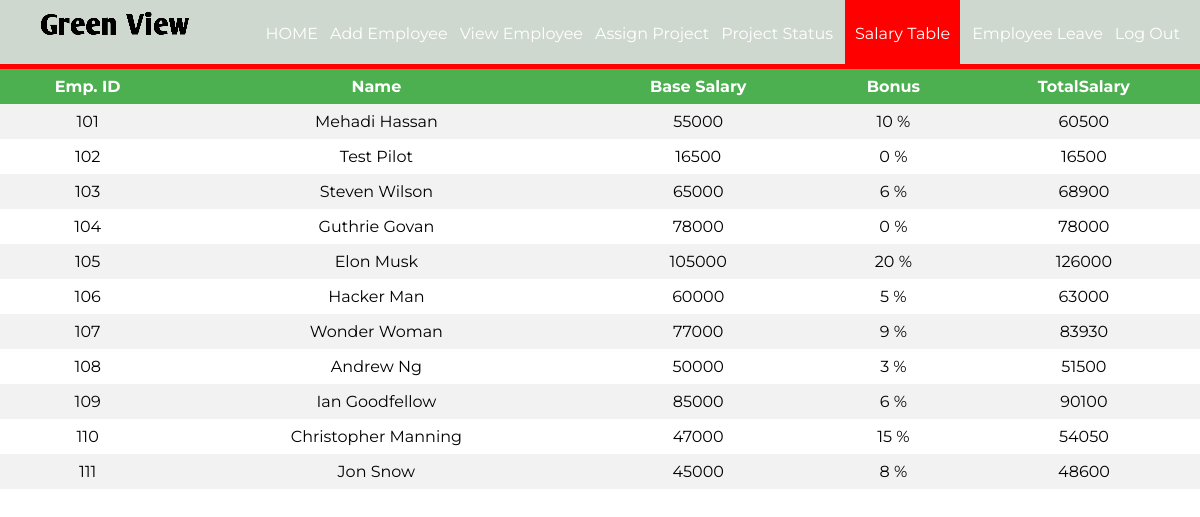
The app's page /salaryemp.php with its own data.
### tables this page shows
CREATE TABLE `salary` (
  `id` int(11) NOT NULL,
  `base` int(11) NOT NULL,
  `bonus` int(11) DEFAULT NULL,
  `total` int(11) DEFAULT NULL
);

CREATE TABLE `employee` (
  `id` int(11) NOT NULL,
  `firstName` varchar(100) NOT NULL,
  `lastName` varchar(100) NOT NULL,
  `email` varchar(100) NOT NULL,
  `password` text NOT NULL,
  `birthday` date NOT NULL,
  `gender` varchar(10) NOT NULL,
  `contact` varchar(20) NOT NULL,
  `nid` int(20) NOT NULL,
  `address` varchar(100) DEFAULT NULL,
  `dept` varchar(100) NOT NULL,
  `degree` varchar(100) NOT NULL,
  `pic` text NOT NULL
);

### salaryemp.php (the view, shortened to what this page needs)
<?php
require_once ('process/dbh.php');
$sql = "SELECT employee.id,employee.firstName,employee.lastName,salary.base,salary.bonus,salary.total from employee,`salary` where employee.id=salary.id";
$result = mysqli_query($conn, $sql);
?>
<html>
<head>
	<link rel="stylesheet" type="text/css" href="styleview.css">
</head>
<body>
	<header>
		<nav>
		<h1><img src="./assets/logo-img.png" alt="logo" srcset=""></h1>
			<ul id="navli">
				<li><a class="homeblack" href="aloginwel.php">HOME</a></li>
				<li><a class="homeblack" href="addemp.php">Add Employee</a></li>
				<li><a class="homeblack" href="viewemp.php">View Employee</a></li>
				<li><a class="homeblack" href="assign.php">Assign Project</a></li>
				<li><a class="homeblack" href="assignproject.php">Project Status</a></li>
				<li><a class="homered" href="salaryemp.php">Salary Table</a></li>
				<li><a class="homeblack" href="empleave.php">Employee Leave</a></li>
				<li><a class="homeblack" href="alogin.html">Log Out</a></li>
			</ul>
		</nav>
	</header>
	<div class="divider"></div>
	<table>
			<tr>
				<th align = "center">Emp. ID</th>
				<th align = "center">Name</th>
				<th align = "center">Base Salary</th>
				<th align = "center">Bonus</th>
				<th align = "center">TotalSalary</th>
			</tr>
			<?php
				while ($employee = mysqli_fetch_assoc($result)) {
					echo "<tr>";
					echo "<td>".$employee['id']."</td>";
					echo "<td>".$employee['firstName']." ".$employee['lastName']."</td>";
					echo "<td>".$employee['base']."</td>";
					echo "<td>".$employee['bonus']." %</td>";
					echo "<td>".$employee['total']."</td>";
				}
			?>
			</table>
</body>
</html>

### styleview.css (style rules this page uses)
body { margin: 0px; }
header { background:#cfd8cf !important; color: white; padding: 8px 20px 6px 40px; height: 50px; }
header h1 { display: inline; font-family: 'Lobster', cursive; font-weight: 400; font-size: 32px; float: left; margin-top: 0px; margin-right: 10px; }
nav ul { display: inline; padding: 0px; float: right; }
nav ul li { display: inline-block; list-style-type: none; color: white; float: left; margin-left: 12px; }
nav ul li a { color: white; text-decoration: none; }
#navli { font-family: 'Montserrat', sans-serif; }
.homered { background-color: red; padding: 30px 10px 22px 10px; }
.divider { background-color: red; height: 5px; }
table { margin: 0px; border-collapse: collapse; width: 100%; font-family: 'Montserrat', sans-serif; }
th, td { text-align: center; padding: 8px; }
tr:nth-child(even) { background-color: #f2f2f2 }
th { background-color: #4CAF50; color: white; }

### records on screen
salary: id "101", id.firstName "Mehadi", id.lastName "Hassan", base "55000", bonus "10", total "60500"
salary: id "102", id.firstName "Test", id.lastName "Pilot", base "16500", bonus "0", total "16500"
salary: id "103", id.firstName "Steven", id.lastName "Wilson", base "65000", bonus "6", total "68900"
salary: id "104", id.firstName "Guthrie", id.lastName "Govan", base "78000", bonus "0", total "78000"
salary: id "105", id.firstName "Elon", id.lastName "Musk", base "105000", bonus "20", total "126000"
salary: id "106", id.firstName "Hacker", id.lastName "Man", base "60000", bonus "5", total "63000"
salary: id "107", id.firstName "Wonder", id.lastName "Woman", base "77000", bonus "9", total "83930"
salary: id "108", id.firstName "Andrew", id.lastName "Ng", base "50000", bonus "3", total "51500"
salary: id "109", id.firstName "Ian", id.lastName "Goodfellow", base "85000", bonus "6", total "90100"
salary: id "110", id.firstName "Christopher", id.lastName "Manning", base "47000", bonus "15", total "54050"
salary: id "111", id.firstName "Jon", id.lastName "Snow", base "45000", bonus "8", total "48600"
